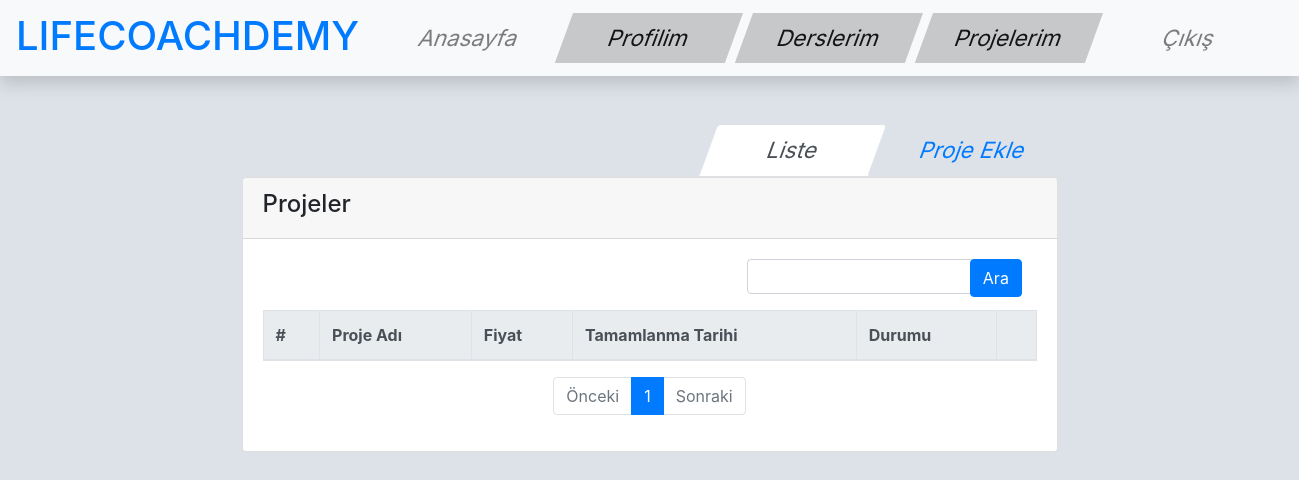
Page /project/index/ (signed in) on the earlier database version.
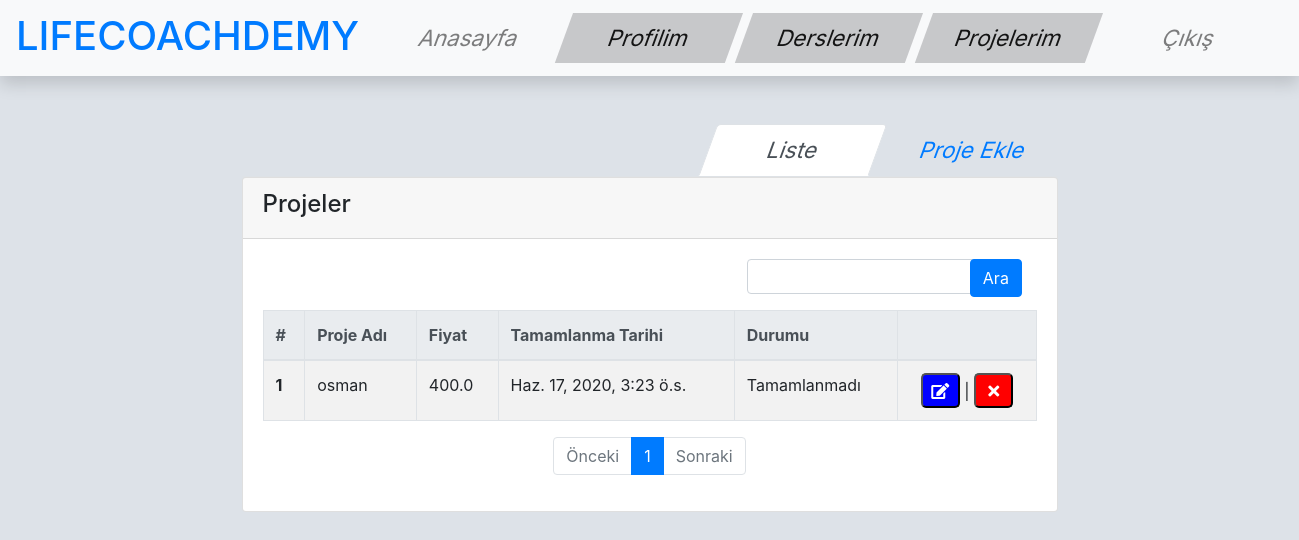
Same page on the later database version.
### project/models.py (models this page shows, shortened)
class Project(models.Model):
    project_owner = models.ForeignKey('auth.User', verbose_name='Proje Sahibi', related_name='projects', on_delete=models.CASCADE)
    name = models.CharField(max_length=120, verbose_name='Projenin Adı')
    content = RichTextField(verbose_name='İçerik', null=True, blank=True)
    documentation = models.FileField(verbose_name='Dökümantasyon', null=True, blank=True)
    price = models.FloatField(verbose_name='Fiyat', null=True, blank=True)
    deadline = models.DateField(verbose_name='Proje Teslim Tarihi')
    done = models.BooleanField(verbose_name='Tamamlandı', default=False)
    slug = models.SlugField(unique=True, editable=False, max_length=130)
    def get_update_url(self):
        return reverse('project:update', kwargs={'slug': self.slug})
    def get_delete_url(self):
        return reverse('project:delete', kwargs={'slug': self.slug})

### project/views.py (the view)
def project_index(request):
    project_list = list(Project.objects.raw('SELECT * FROM project_project WHERE project_owner_id = ' + str(request.user.id) ))
    query = request.GET.get('q')
    if query:
        project_list = list(Project.objects.raw('SELECT DISTINCT * FROM project_project WHERE '
                 '(lower(name) like \'%' + str(query).lower() + '%\') or '
                 '(lower(content) like \'%' + str(query).lower() + '%\') or '
                 '(lower(deadline) like \'%' + str(query).lower() + '%\')'))
    paginator = Paginator(project_list, 5) #Show 5 courses per page
    page = request.GET.get('sayfa')
    try:
        projects = paginator.page(page)
    except PageNotAnInteger:
        projects = paginator.page(1)
    except EmptyPage:
        projects = paginator.page(paginator.num_pages)
    return render(request, 'project/index.html', {'projects': projects})

### templates/project/index.html (shortened to what the changed rows need)
{% extends 'base.html' %}
{% load crispy_forms_tags %}
{% block body %}
	<div class="container-fluid">
	<div class="mx-auto col-sm-8 main-section" id="myTab" role="tablist">
		<div class="tab-content" id="myTabContent">
			<div class="tab-pane fade show active" id="list" role="tabpanel" aria-labelledby="list-tab">
				<div class="card">
					<div class="card-body">
                        <table id="userList" class="table table-bordered table-hover table-striped">
                            <thead class="thead-light">
                            <tr>
                                <th scope="col">#</th>
                                <th scope="col">Proje Adı</th>
                                <th scope="col">Fiyat</th>
                                <th scope="col">Tamamlanma Tarihi</th>
                                <th scope="col">Durumu</th>
                                <th></th>
                            </tr>
                            </thead>
                            <tbody>
                            {% for project in projects %}
                            <tr>
                                <th scope="row">{{ forloop.counter }}</th>
                                <td>{{ project.name }}</td>
                                <td>{% if project.price %}{{ project.price }}{% endif %}{% if not project.price %}Belirtilmemiş{% endif %}</td>
                                <td>{{ project.deadline }}</td>
                                <td>{% if project.done %}Tamamlandı{% endif %}{% if not project.done %}Tamamlanmadı{% endif %}</td>
                                {% ifequal request.user project.project_owner %}
                                <td>
                                    {% if not project.done %}
                                    <div style="text-align:center;">
                                        <button style="background-color:blue;border-radius:5px;width:39px;height: 35px;" data-toggle="tooltip" data-placement="right" title="Güncelle">
                                            <a href="{{ project.get_update_url }}"><i class="fas fa-edit" style="color:white;"></i></a>
                                        </button> |
                                        <button style="background-color:red;border-radius:5px;width:39px;height: 35px;" data-toggle="tooltip" data-placement="right" title="Sil">
                                            <a href="{{ project.get_delete_url }}"><i class="fas fa-times" style="color:white;"></i></a>
                                        </button>
                                    </div>
                                    {% endif %}
                                </td>
                                {% endifequal %}
                            </tr>
                            {% endfor %}
                            </tbody>
                        </table>
                        <div class="row justify-content-center mt-3">
                            <ul class="pagination">
                                {% for page in projects.paginator.page_range %}
                                <li class="page-item {% ifequal page projects.number %}active{% endifequal %}"><a class="page-link" href="?sayfa={{ page }}{% if request.GET.q %}&q={{ request.GET.q }}{% endif %}">{{ page }}</a></li>
                                {% endfor %}
                            </ul>
                        </div>
                    </div>
				</div>
			</div>
		</div>
	</div>
</div>
{% endblock %}

Differences in the rows shown:
added Project: name "osman", price "400.0", deadline "Haz. 17, 2020, 3:23 ö.s.", done "Tamamlanmadı"
